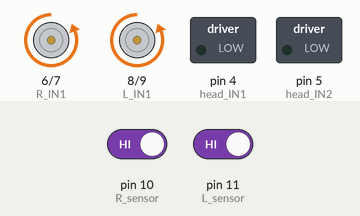
Recording of a sketch running on a simulated Arduino Uno, built with avr-gcc and run on an emulated ATmega328P. Shown: motor-driver pin pairs drawn as motors (green arrow = first pin HIGH = forward, orange = second pin HIGH = backward, longer = more drive), switched loads named in the sketch (green lamp = pin HIGH). The test bench sets the inputs (shaded band); at power-on: pin 10 (R_sensor) HIGH, pin 11 (L_sensor) HIGH. What the sketch prints to the serial monitor is not drawn.

Above: at 1.2 s.
1.3 s: pin 10 (R_sensor) driven LOW
At 2.6 s:
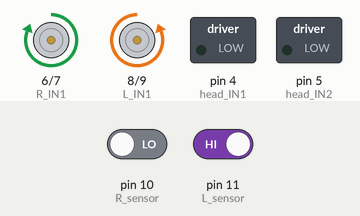
4.3 s: pin 10 (R_sensor) driven HIGH
7.3 s: pin 11 (L_sensor) driven LOW
At 7.45 s:
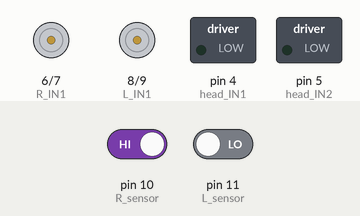
Timing chart, 0 to 16.3 s (numbered marks = the images above; inputs shaded):
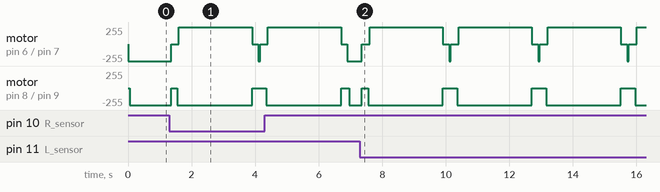

Measured:
- after the input at 1.3 s, motor on pin 6 (R_IN1) / pin 7 (R_IN2): backward 255/255 → stopped after 0.05 s, → forward 255/255 0.25 s later, → stopped 2.3 s later; motor on pin 8 (L_IN1) / pin 9 (L_IN2): backward 255/255 → stopped after 0.05 s, → backward 255/255 0.20 s later, → stopped 2.4 s later

The sketch:

Vacumm_cleaner.ino
```cpp
/*
 * for Tech-zombie Vacumm cleaner
 *
 * 2023.04.01 testing GA12-N20 mini DC Motor's encorder
 * 2023.05.06 for @uitshinn with backwords
 * 2023.05.21 timer for 5 mins
 *
 */

#define head_IN1  4
#define head_IN2  5
#define R_IN1     6
#define R_IN2     7
#define L_IN1     8
#define L_IN2     9
#define R_sensor  10
#define L_sensor  11

int R_sensor_value = 0;
int L_sensor_value = 0;
int encoder_IN1 = 2;
int encoder_IN2 = 3;
unsigned long previousMillis = 0;
const long interval   = 30000;       //detect time~~
int state = 0;
//unsigned long previousMillis_1 = 0;
////const long interval_1 = 600000;     //10mins
//const long interval_1 = 5000;
unsigned long previousMillis_2 = 0;
//const long interval_2 = 900000;    //15mins
const long interval_2 = 300000;       //5 mins
int timer_state = 0;

void setup() {
  pinMode(head_IN1, OUTPUT);
  pinMode(head_IN2, OUTPUT);
  pinMode(R_IN1, OUTPUT);
  pinMode(R_IN2, OUTPUT);
  pinMode(L_IN1, OUTPUT);
  pinMode(L_IN2, OUTPUT);
  pinMode(R_sensor, INPUT);
  pinMode(L_sensor, INPUT);
  pinMode(encoder_IN1, INPUT_PULLUP);
  pinMode(encoder_IN2, INPUT_PULLUP);

  digitalWrite(encoder_IN1, HIGH); //turn pullup resistor on
  digitalWrite(encoder_IN2, HIGH); //turn pullup resistor on

  Serial.begin(9600);
  Serial.println("testing GA12-N20 mini DC Motor's encorder");
}

void loop() {
  R_sensor_value = digitalRead(R_sensor);
  L_sensor_value = digitalRead(L_sensor);

  timer();
  if (timer_state == 0){
    tatal();
  } else{
    motorstop();
  }
}

void tatal(){
  forword();
  Serial.println("total_run!");
  unsigned long currentMillis = millis();
  //unsigned long currentMillis_1 = millis();
  if (R_sensor_value == 0){
    previousMillis = currentMillis;
    motorstop();
    delay(200);
    digitalWrite(L_IN1, LOW);
    digitalWrite(L_IN2, HIGH);
    delay(50);
    digitalWrite(R_IN1, HIGH);
    digitalWrite(R_IN2, LOW);
    delay(2300);
    motorstop();
    delay(200);
    previousMillis = currentMillis;
    //previousMillis_1 = currentMillis_1;
  }
  else if (L_sensor_value == 0){
    previousMillis = currentMillis;
    motorstop();
    delay(200);
    digitalWrite(L_IN1, LOW);
    digitalWrite(L_IN2, HIGH);
    delay(50);
    digitalWrite(R_IN1, HIGH);
    digitalWrite(R_IN2, LOW);
    delay(2300);
    motorstop();
    delay(200);
    previousMillis = currentMillis;
    //previousMillis_1 = currentMillis_1;
  }

  if (currentMillis - previousMillis >= interval) {
    previousMillis = currentMillis;

    backword();
    delay(5000);
    digitalWrite(L_IN1, LOW);
    digitalWrite(L_IN2, HIGH);
    delay(50);
    digitalWrite(R_IN1, HIGH);
    digitalWrite(R_IN2, LOW);
    delay(2500);
    motorstop();
    delay(200);
    previousMillis = currentMillis;
    //previousMillis_1 = currentMillis_1;
  }
}

void timer(){
  unsigned long currentMillis_2 = millis();
  if (currentMillis_2 - previousMillis_2 >= interval_2){
    previousMillis_2 = currentMillis_2;
    //Serial.println("switch_time_state!");
    if (timer_state == 0){
      timer_state = 1;
      Serial.println("switch_time_state_1!");
    } else {
      timer_state = 0;
      Serial.println("switch_time_state_0!");
    }
  }
}

void motorstop(){
  digitalWrite(head_IN1, LOW);
  digitalWrite(head_IN2, LOW);
  digitalWrite(R_IN1, LOW);
  digitalWrite(R_IN2, LOW);
  digitalWrite(L_IN1, LOW);
  digitalWrite(L_IN2, LOW);
}

void backword(){
  digitalWrite(R_IN1, HIGH);
  digitalWrite(R_IN2, LOW);
  delay(50);
  digitalWrite(L_IN1, HIGH);
  digitalWrite(L_IN2, LOW);
}

void forword(){
  digitalWrite(R_IN1, LOW);
  digitalWrite(R_IN2, HIGH);
  delay(50);
  digitalWrite(L_IN1, LOW);
  digitalWrite(L_IN2, HIGH);
}
```
